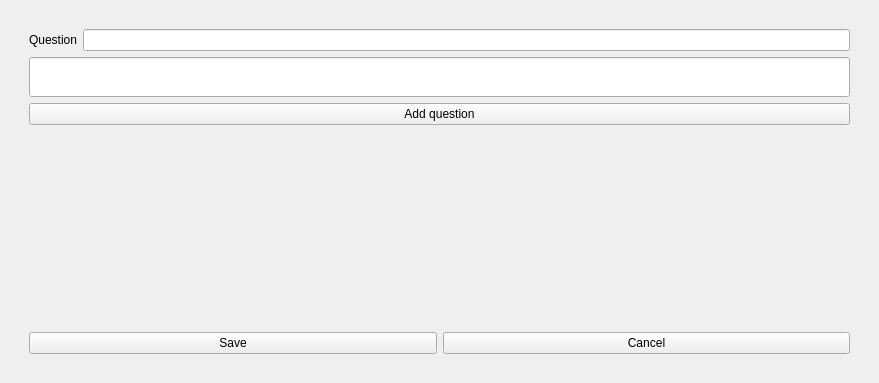
<?xml version="1.0" encoding="UTF-8"?>
<ui version="4.0">
 <class>CreatingTestForm</class>
 <widget class="QWidget" name="CreatingTestForm">
  <property name="geometry">
   <rect>
    <x>0</x>
    <y>0</y>
    <width>879</width>
    <height>383</height>
   </rect>
  </property>
  <property name="sizePolicy">
   <sizepolicy hsizetype="MinimumExpanding" vsizetype="MinimumExpanding">
    <horstretch>0</horstretch>
    <verstretch>0</verstretch>
   </sizepolicy>
  </property>
  <property name="windowTitle">
   <string>TestControl</string>
  </property>
  <layout class="QVBoxLayout" name="verticalLayout">
   <item>
    <widget class="QWidget" name="widget" native="true">
     <layout class="QVBoxLayout" name="verticalLayout_2">
      <item>
       <widget class="QStackedWidget" name="stackedWidget">
        <property name="currentIndex">
         <number>1</number>
        </property>
        <widget class="QWidget" name="creatingMenuWidget">
         <layout class="QVBoxLayout" name="verticalLayout_3">
          <item>
           <widget class="QLabel" name="numOfSlideLabel">
            <property name="text">
             <string>Here will be the number of slided </string>
            </property>
           </widget>
          </item>
          <item>
           <widget class="QPushButton" name="addImagePushButton">
            <property name="sizePolicy">
             <sizepolicy hsizetype="MinimumExpanding" vsizetype="MinimumExpanding">
              <horstretch>0</horstretch>
              <verstretch>0</verstretch>
             </sizepolicy>
            </property>
            <property name="text">
             <string>Edit Image</string>
            </property>
           </widget>
          </item>
          <item>
           <widget class="QPushButton" name="editQuestionsPushButton">
            <property name="sizePolicy">
             <sizepolicy hsizetype="MinimumExpanding" vsizetype="MinimumExpanding">
              <horstretch>0</horstretch>
              <verstretch>0</verstretch>
             </sizepolicy>
            </property>
            <property name="text">
             <string>Edit Questions</string>
            </property>
           </widget>
          </item>
          <item>
           <layout class="QHBoxLayout" name="horizontalLayout">
            <item>
             <widget class="QPushButton" name="prevPushButton">
              <property name="sizePolicy">
               <sizepolicy hsizetype="Minimum" vsizetype="MinimumExpanding">
                <horstretch>0</horstretch>
                <verstretch>0</verstretch>
               </sizepolicy>
              </property>
              <property name="text">
               <string>PrevSlide</string>
              </property>
             </widget>
            </item>
            <item>
             <widget class="QPushButton" name="savePushButton">
              <property name="sizePolicy">
               <sizepolicy hsizetype="MinimumExpanding" vsizetype="MinimumExpanding">
                <horstretch>0</horstretch>
                <verstretch>0</verstretch>
               </sizepolicy>
              </property>
              <property name="text">
               <string>Save</string>
              </property>
             </widget>
            </item>
            <item>
             <widget class="QPushButton" name="cancelPushButton">
              <property name="sizePolicy">
               <sizepolicy hsizetype="MinimumExpanding" vsizetype="MinimumExpanding">
                <horstretch>0</horstretch>
                <verstretch>0</verstretch>
               </sizepolicy>
              </property>
              <property name="text">
               <string>Cancel</string>
              </property>
             </widget>
            </item>
            <item>
             <widget class="QPushButton" name="nextSlideButton">
              <property name="sizePolicy">
               <sizepolicy hsizetype="Minimum" vsizetype="MinimumExpanding">
                <horstretch>0</horstretch>
                <verstretch>0</verstretch>
               </sizepolicy>
              </property>
              <property name="text">
               <string>NextSlide</string>
              </property>
             </widget>
            </item>
           </layout>
          </item>
         </layout>
        </widget>
        <widget class="QWidget" name="addAnswersWidget">
         <layout class="QVBoxLayout" name="verticalLayout_4">
          <item>
           <layout class="QHBoxLayout" name="horizontalLayout_3">
            <item>
             <widget class="QLabel" name="justQuestionLabel">
              <property name="text">
               <string>Question</string>
              </property>
             </widget>
            </item>
            <item>
             <widget class="QLineEdit" name="justQuestionLineEdit"/>
            </item>
           </layout>
          </item>
          <item>
           <widget class="QLineEdit" name="questionLineEdit">
            <property name="sizePolicy">
             <sizepolicy hsizetype="Expanding" vsizetype="Fixed">
              <horstretch>0</horstretch>
              <verstretch>0</verstretch>
             </sizepolicy>
            </property>
            <property name="minimumSize">
             <size>
              <width>0</width>
              <height>40</height>
             </size>
            </property>
           </widget>
          </item>
          <item>
           <widget class="QPushButton" name="addQuestionPushButton">
            <property name="text">
             <string>Add question</string>
            </property>
           </widget>
          </item>
          <item>
           <layout class="QVBoxLayout" name="verticalLayout_forQuestions"/>
          </item>
          <item>
           <spacer name="verticalSpacer">
            <property name="orientation">
             <enum>Qt::Vertical</enum>
            </property>
            <property name="sizeHint" stdset="0">
             <size>
              <width>20</width>
              <height>40</height>
             </size>
            </property>
           </spacer>
          </item>
          <item>
           <layout class="QHBoxLayout" name="horizontalLayout_2">
            <item>
             <widget class="QPushButton" name="savePushButton_2">
              <property name="text">
               <string>Save</string>
              </property>
             </widget>
            </item>
            <item>
             <widget class="QPushButton" name="cancelPushButton_2">
              <property name="text">
               <string>Cancel</string>
              </property>
             </widget>
            </item>
           </layout>
          </item>
         </layout>
        </widget>
        <widget class="QWidget" name="addImageWidget"/>
       </widget>
      </item>
     </layout>
    </widget>
   </item>
  </layout>
 </widget>
 <resources/>
 <connections/>
</ui>
